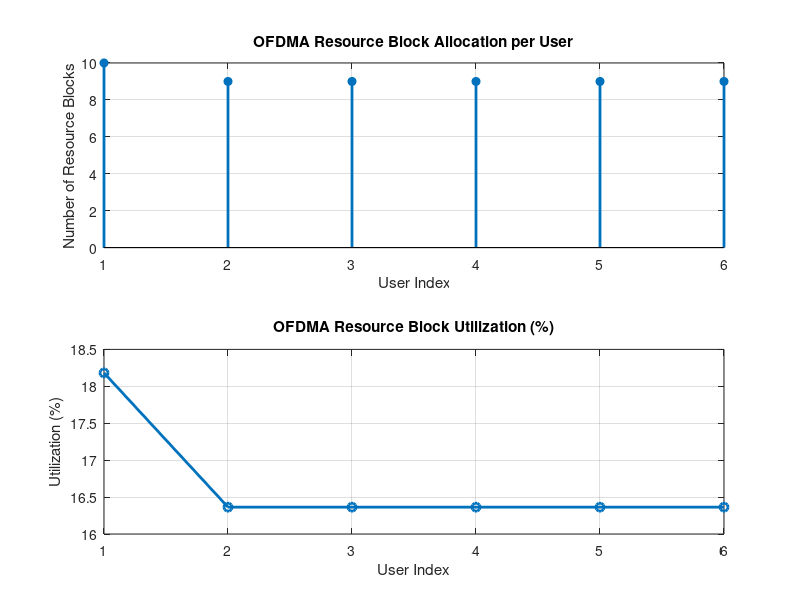

Here is the MATLAB script that generated this plot:
clc; clear; close all;

% System parameters
bandwidth = 10e6; % 10 MHz
rb_size = 180e3; % 180 kHz per RB

% Total Resource Blocks
total_RB = floor(bandwidth / rb_size);

% Users
users = 1:6;

% RB allocation (simple equal + remainder distribution)
base = floor(total_RB / length(users));
alloc = base * ones(1, length(users));

% FIXED: Moved the +1 to the same line, and moved utilization to a new line
alloc(1:mod(total_RB, length(users))) = alloc(1:mod(total_RB, length(users))) + 1; 
utilization = (alloc / total_RB) * 100;

disp('Total Resource Blocks:')
disp(total_RB)
disp('RB Allocation per User:')
disp(alloc)

figure;

% -------- Graph 1: RB Allocation per User --------
subplot(2,1,1)
stem(users, alloc, 'filled', 'LineWidth', 2)
title('OFDMA Resource Block Allocation per User')
xlabel('User Index')
ylabel('Number of Resource Blocks')
grid on

% -------- Graph 2: RB Utilization --------
subplot(2,1,2)
plot(users, utilization, '-o', 'LineWidth', 2)
title('OFDMA Resource Block Utilization (%)')
xlabel('User Index')
ylabel('Utilization (%)')
grid on
